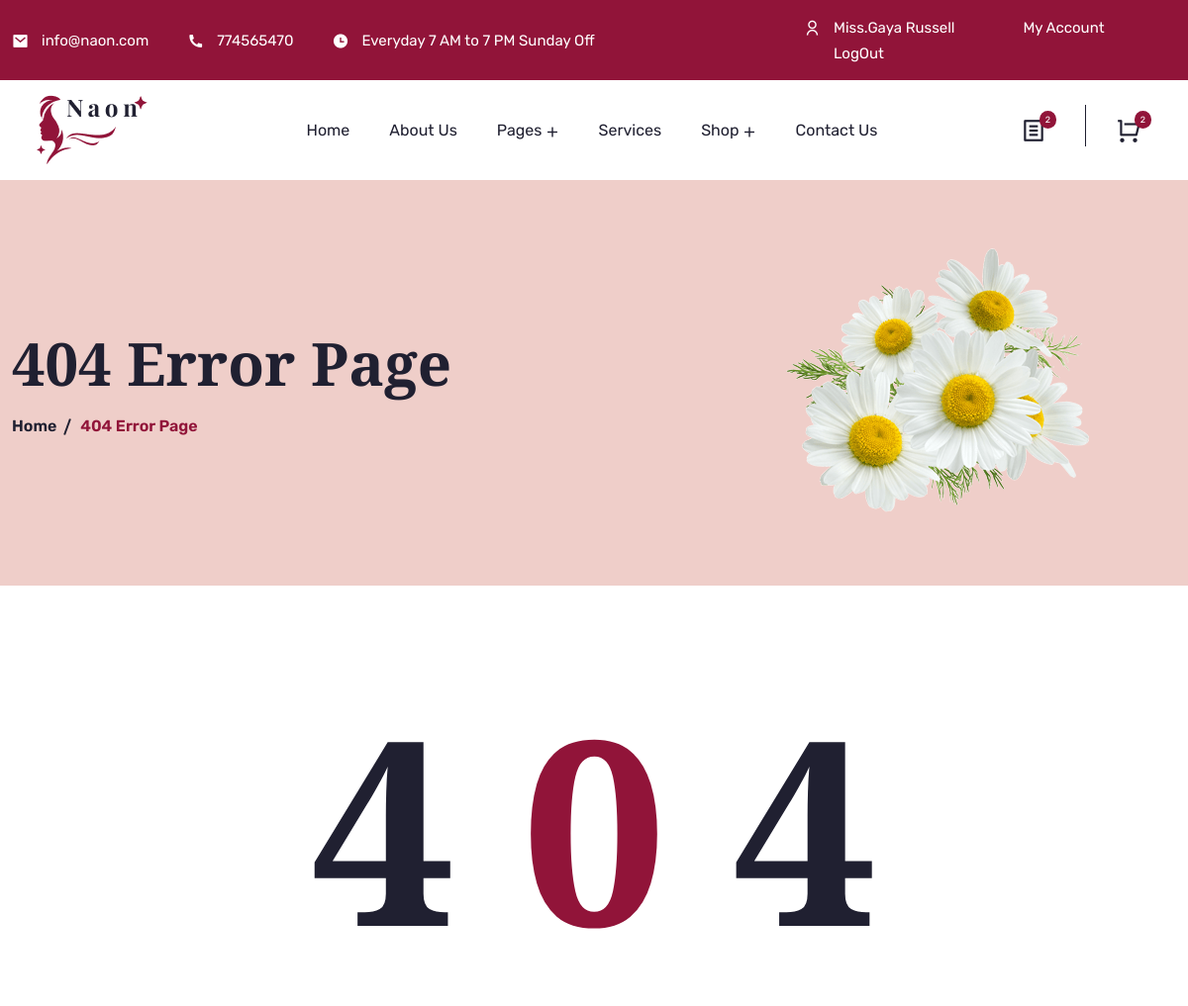
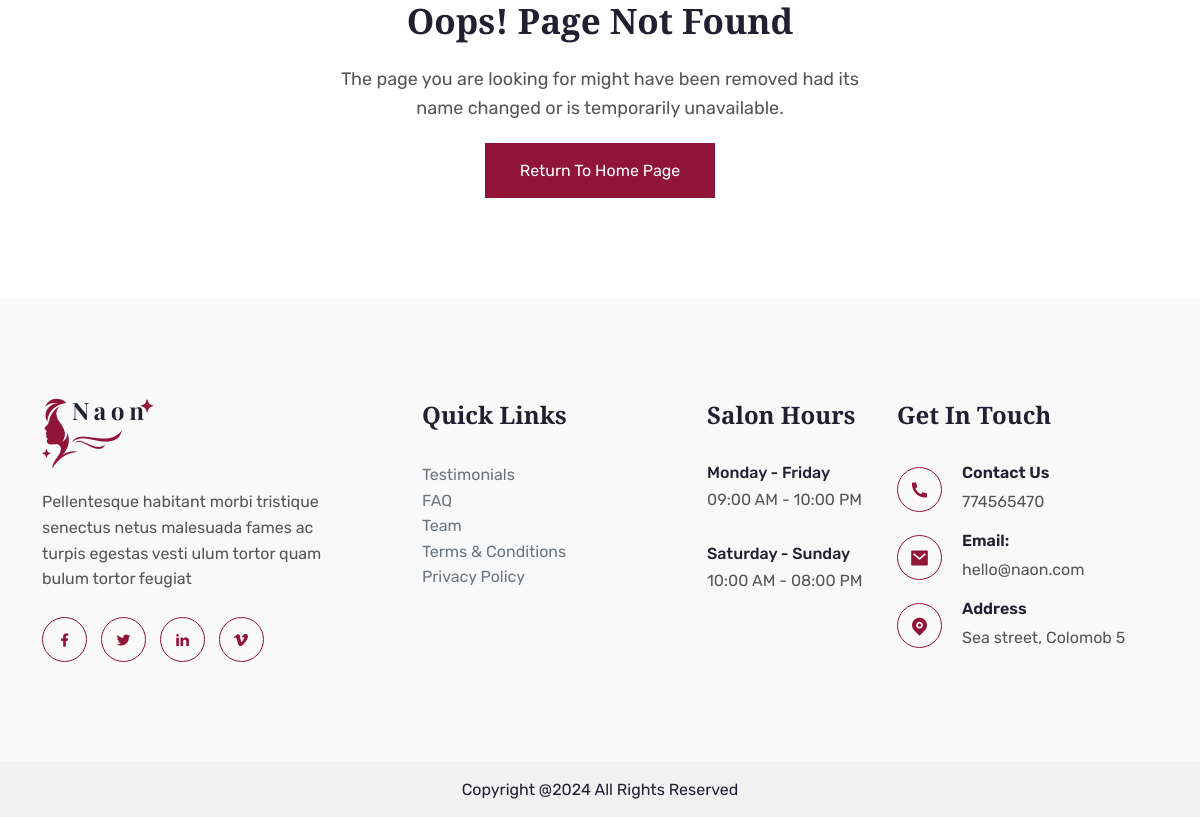
The app's page /404.php (signed in) with its own data (2 pictures, top to bottom).
### tables this page shows
CREATE TABLE `tbl_saloon_contact` (
  `ContactId` int(11) NOT NULL,
  `PhoneNumber` int(50) NOT NULL,
  `Email` varchar(255) NOT NULL,
  `AddressLine` varchar(255) NOT NULL,
  `City` varchar(255) NOT NULL
);

### web/loggedInMenu.php (the view, shortened to what this page needs)
<header class="top-header">
    <div class="container-fluid">
        <div class="row align-items-center">
            <div class="col-lg-8 col-md-9">
                <div class="header-left">
                    <ul>
                        <?php
                        $db = dbConnection();
                        $sql = "SELECT* FROM tbl_saloon_contact";
                        $result = $db->query($sql);
                        if ($result->num_rows > 0) {
                            while ($row = $result->fetch_assoc()) {
                                ?>
                                <li>
                                    <i class="ri-mail-fill"></i>
                                    <a href="/cdn-cgi/l/email-protection#89e0e7efe6c9e7e8e6e7a7eae6e4"><span class="__cf_email__" data-cfemail="563f38303916383739387835393b"><?= $row['Email'] ?></span></a>
                                </li>
                                <li>
                                    <i class="ri-phone-fill"></i>
                                    <a href="tel:+123-456-778"><?= $row['PhoneNumber'] ?></a>
                                </li>
                                <li>
                                    <i class="ri-time-fill"></i>
                                    Everyday 7 AM to 7 PM Sunday Off
                                </li>
                                <?php
                            }
                        }
                        ?>
                    </ul>
                </div>
            </div>
            <div class="col-lg-4 col-md-3">
                <div class="header-right header-right-color">
                    <ul class="#">
                        <li>
                            <a href="#">
                                <i class="ri-user-line"></i><?= $_SESSION['title'] . '.' . $_SESSION['firstname'] . ' ' . $_SESSION['lastname'] ?>
                            </a>
                        </li>
                        <li>
                            <a href="my-account.php">
                                My Account
                            </a>
                        </li>
                        <li>
                            <a href="logout.php">
                                LogOut
                            </a>
                        </li>
                    </ul>
                </div>
            </div>
        </div>
    </div>
</header>
<div class="navbar-area">
    <div class="desktop-nav nav-area">
        <div class="container-fluid">
            <nav class="navbar navbar-expand-md navbar-light ">
                <a class="navbar-brand" href="index.php">
                    <img src="assets/images/logos/logo.png" class="logo-one" alt="Logo">
                </a>
                <div class="collapse navbar-collapse mean-menu" id="navbarSupportedContent">
                    <ul class="navbar-nav m-auto">
                        <li class="nav-item">
                            <a href="index.php" class="nav-link">
                                Home
                            </a>
                        </li>
                        <li class="nav-item">
                            <a href="about.php" class="nav-link">
                                About Us
                            </a>
                        </li>
                        <li class="nav-item">
                            <a href="#" class="nav-link dropdown-toggle">
                                Pages
                            </a>
                        </li>
                        <li class="nav-item">
                            <a href="services.php" class="nav-link">
                                Services
                            </a>
                        </li>
                        <li class="nav-item">
                            <a href="#" class="nav-link dropdown-toggle">
                                Shop
                            </a>
                        </li>
                        <li class="nav-item">
                            <a href="contact.php" class="nav-link">
                                Contact Us
                            </a>
                        </li>
                    </ul>
                    <div class="others-options d-flex align-items-center">
                        <div class="optional-item">
                            <a class="optional-appointment-cart" href="booking_cart.php">
                                <i class="ri-file-list-line"></i>
                                <span>2</span>
                            </a>
                        </div>
                        <div class="optional-item">
                            <a class="optional-item-cart" href="cart.php">
                                <i class="ri-shopping-cart-line"></i>
                                <span>2</span>
                            </a>
                        </div>
                    </div>
                </div>
            </nav>
        </div>
    </div>
</div>

### web/footer.php (shortened to what this page needs)
<footer class="footer-area footer-bg">
    <div class="container pt-100 pb-70">
        <div class="row">
            <div class="col-lg-4 col-sm-6">
                <div class="footer-widget pe-5">
                    <div class="footer-logo">
                        <a href="index.php">
                            <img src="assets/images/logos/logo.png" class="footer-logo1" alt="Images">
                        </a>
                    </div>
                    <p>
                        Pellentesque habitant morbi tristique senectus netus malesuada fames ac turpis egestas vesti ulum tortor quam bulum tortor feugiat
                    </p>
                    <ul class="social-link">
                        <li>
                            <a href="https://www.facebook.com/" target="_blank">
                                <i class="ri-facebook-fill"></i>
                            </a>
                        </li>
                        <li>
                            <a href="https://twitter.com/" target="_blank">
                                <i class="ri-twitter-fill"></i>
                            </a>
                        </li>
                        <li>
                            <a href="https://www.linkedin.com/" target="_blank">
                                <i class="ri-linkedin-fill"></i>
                            </a>
                        </li>
                        <li>
                            <a href="https://vimeo.com/" target="_blank">
                                <i class="ri-vimeo-fill"></i>
                            </a>
                        </li>
                    </ul>
                </div>
            </div>
            <div class="col-lg-3 col-sm-6">
                <div class="footer-widget pe-2">
                    <h3>Quick Links</h3>
                    <ul class="list-unstyled text-small">
                        <li><a class="text-muted" href="testimonials.php">Testimonials</a></li>
                        <li><a class="text-muted" href="faq.php">FAQ</a></li>
                        <li><a class="text-muted" href="team.php">Team</a></li>
                        <li><a class="text-muted" href="terms-condition.php">Terms & Conditions</a></li>
                        <li><a class="text-muted" href="privacy-policy.php">Privacy Policy</a></li>
                    </ul>
                </div>
            </div>
            <div class="col-lg-2 col-sm-6">
                <div class="footer-widget ps-4">
                    <h3>Salon Hours</h3>
                    <ul class="salon-hours">
                        <li>
                            <div class="content">
                                <h3>Monday - Friday</h3>
                                <span>09:00 AM - 10:00 PM </span>
                            </div>
                        </li>
                        <li>
                            <div class="content">
                                <h3>Saturday - Sunday</h3>
                                <span>10:00 AM - 08:00 PM </span>
                            </div>
                        </li>
                    </ul>
                </div>
            </div>
            <div class="col-lg-3 col-sm-6">
                <div class="footer-widget ps-3">
                    <h3>Get In Touch</h3>
                    <ul class="footer-contact">
                        <?php
                        $db = dbConnection();
                        $sql = "SELECT* FROM tbl_saloon_contact";
                        $result = $db->query($sql);
                        if ($result->num_rows > 0) {
                            while ($row = $result->fetch_assoc()) {
                                ?>
                                <li>
                                    <i class="ri-phone-fill"></i>
                                    <div class="content">
                                        <h4>Contact Us</h4>
                                        <span><a href="tel:+123456778" target="_blank"><?=$row['PhoneNumber']?></a></span>
                                    </div>
                                </li>
                                <li>
                                    <i class="ri-mail-fill"></i>
                                    <div class="content">
                                        <h4>Email:</h4>
                                        <span><a href="/cdn-cgi/l/email-protection#d6beb3babab996b8b7b9b8f8b5b9bb" target="_blank"><span class="__cf_email__" data-cfemail="b9d1dcd5d5d6f9d7d8d6d797dad6d4"><?=$row['Email']?></span></a></span>
                                    </div>
                                </li>
                                <li>
                                    <i class="ri-map-pin-fill"></i>
                                    <div class="content">
                                        <h4>Address</h4>
                                        <span><?=$row['AddressLine']?>,</span>
                                        <span> <?=$row['City']?></span>
                                    </div>
                                </li>
                                <?php
                            }
                        }
                        ?>
                    </ul>
                </div>
            </div>
        </div>
    </div>
</footer>
<div class="copyright-area">
    <div class="container">
        <div class="copy-right-text text-center">
            <p>
                Copyright @<script data-cfasync="false" src="../../cdn-cgi/scripts/5c5dd728/cloudflare-static/email-decode.min.js"></script><script>document.write(new Date().getFullYear())</script> All Rights Reserved
            </p>
        </div>
    </div>
</div>
</body>
</html>

### web/assets/css/responsive.css (style rules this page uses)
@media only screen and (min-width:1200px) and (max-width:1299px) { .ps-3 { padding-left:0!important } }
@media only screen and (min-width:1200px) and (max-width:1299px) { .ps-4 { padding-left:0!important } }

### web/assets/css/theme-dark.css (style rules this page uses)
:root { --darkColor: #1d1d1d;--bgColor: #252525;--cardColor: #0e0e0e }

### records on screen
tbl_saloon_contact: PhoneNumber "774565470", AddressLine "Sea street", City "Colomob 5"

### other values on screen
$_SESSION['title'] "Miss"
$_SESSION['firstname'] "Gaya"
$_SESSION['lastname'] "Russell"
